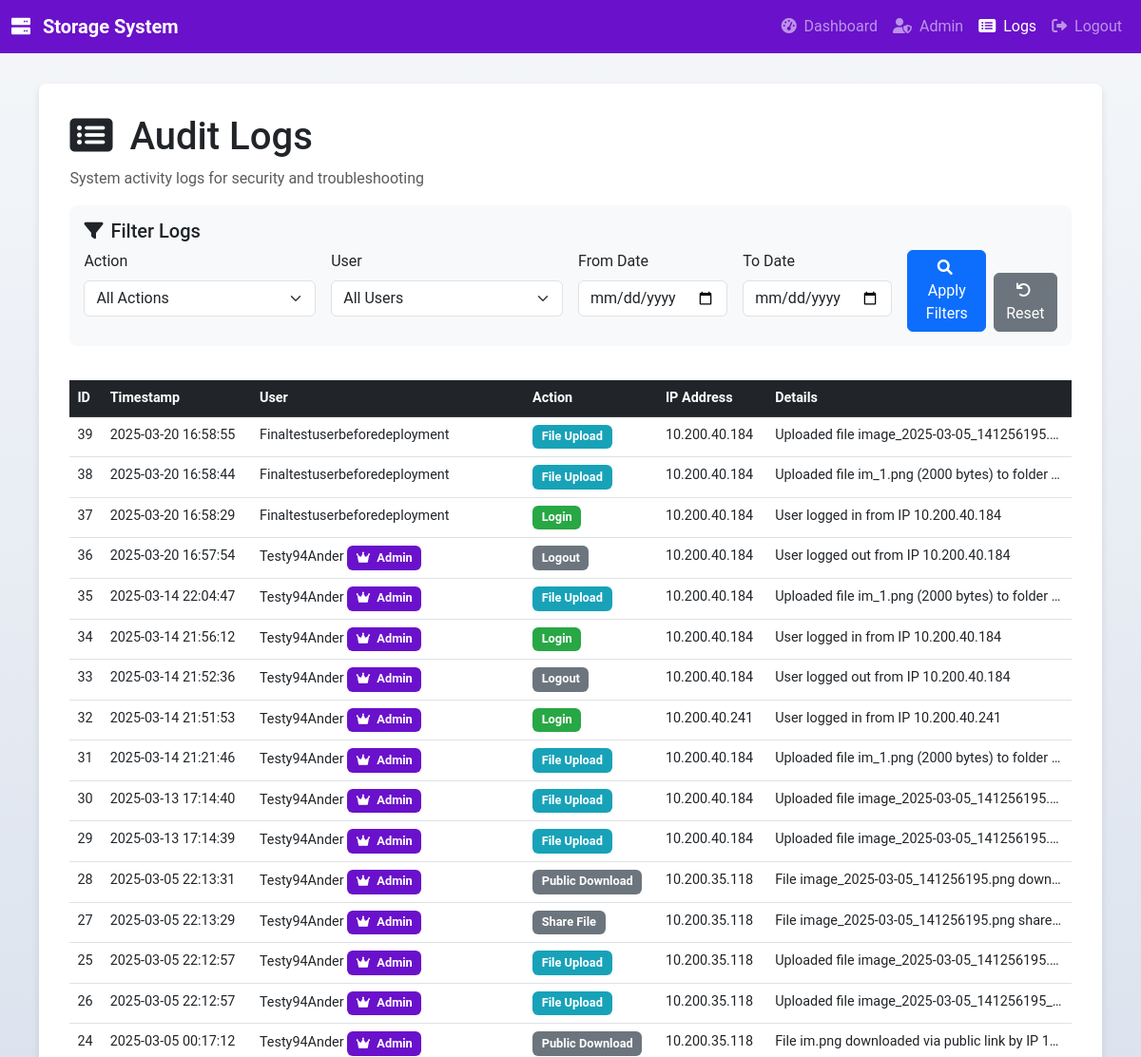
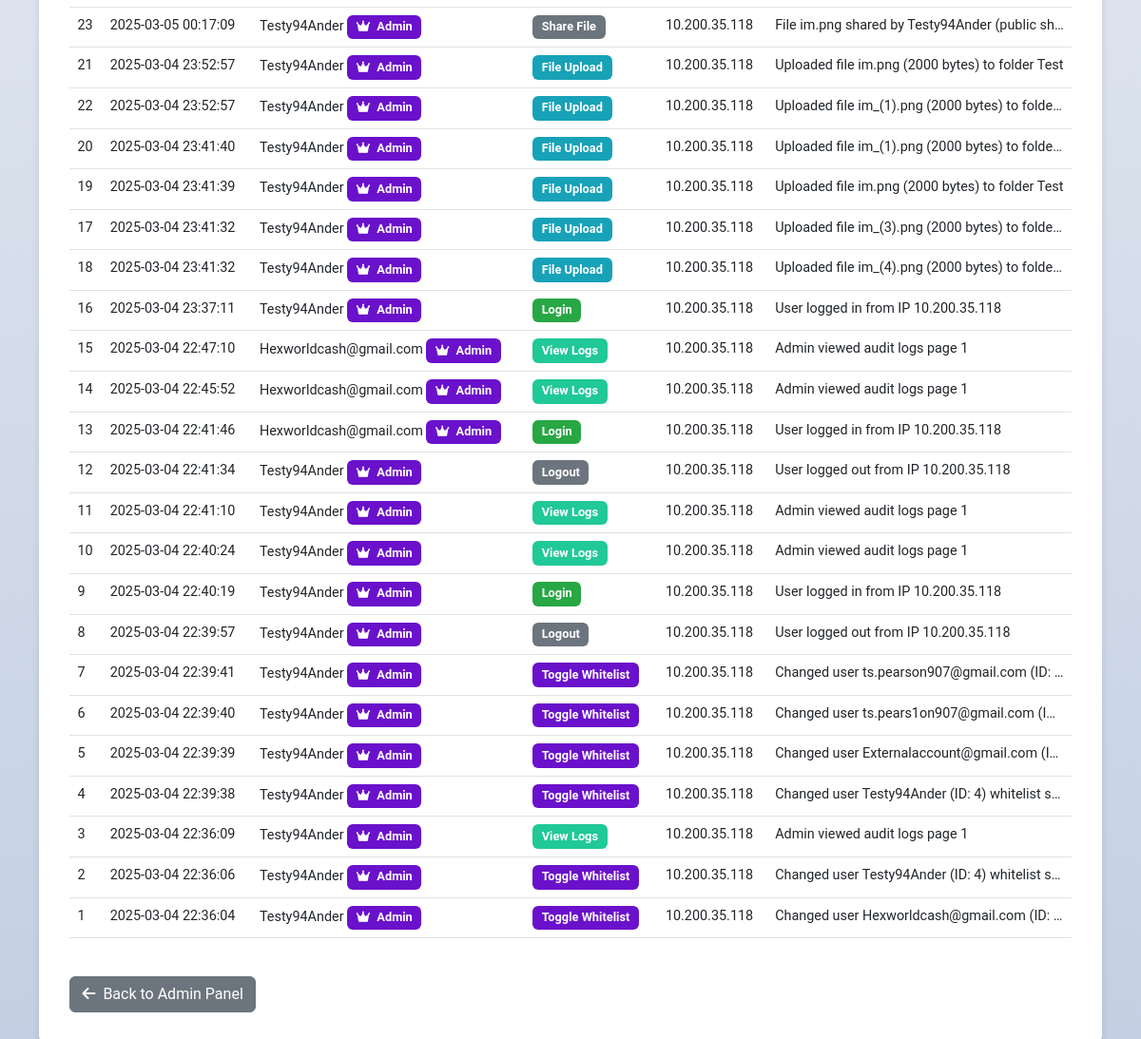
The page /admin/logs (signed in) on the database its author committed (2 pictures, top to bottom).
### app/models.py (models this page shows, shortened)
class AuditLog(db.Model):
    __tablename__ = 'AuditLog'
    id = db.Column(db.Integer, primary_key=True)
    timestamp = db.Column(db.DateTime, default=db.func.now())
    user_id = db.Column(db.Integer, db.ForeignKey('User.id'), nullable=False)
    action = db.Column(db.String(255), nullable=False)  # Type of action (login, upload, delete, etc.)
    details = db.Column(db.Text, nullable=True)  # Additional details about the action
    ip_address = db.Column(db.String(45), nullable=True)  # Store IP address (IPv4 or IPv6)
    user = db.relationship('User', backref=db.backref('audit_logs', lazy=True))

class User(db.Model, UserMixin):
    __tablename__ = 'User'
    id = db.Column(db.Integer, primary_key=True)
    username = db.Column(db.String(80), unique=True, nullable=False)
    email = db.Column(db.String(120), unique=True, nullable=False)
    password = db.Column(db.String(200), nullable=False)
    is_whitelisted = db.Column(db.Boolean, default=False)  # New field for whitelist status
    is_admin = db.Column(db.Boolean, default=False)  # Admin status flag

### app/routes.py (the view, shortened to what this page needs)
@main.route('/admin/logs', methods=['GET'])
@login_required
def admin_logs():
    if not current_user.is_admin:
        flash('You do not have permission to access this page.', 'danger')
        log_audit_event('access_denied', f"Non-admin user attempted to access audit logs")
        return redirect(url_for('main.dashboard'))
    page = request.args.get('page', 1, type=int)
    per_page = 50  # Number of logs per page
    action_filter = request.args.get('action', '')
    user_filter = request.args.get('user_id', '', type=str)
    date_from = request.args.get('date_from', '')
    date_to = request.args.get('date_to', '')
    query = AuditLog.query.order_by(AuditLog.timestamp.desc())
    if action_filter:
        query = query.filter(AuditLog.action == action_filter)
    if user_filter:
        query = query.filter(AuditLog.user_id == user_filter)
    if date_from:
        try:
            date_from_obj = datetime.strptime(date_from, '%Y-%m-%d')
            query = query.filter(AuditLog.timestamp >= date_from_obj)
        except ValueError:
            flash('Invalid date format for From Date', 'warning')
    all_actions = db.session.query(AuditLog.action).distinct().all()
    actions = [action[0] for action in all_actions]
    all_users = User.query.all()
    logs = query.paginate(page=page, per_page=per_page, error_out=False)
    log_audit_event('view_logs', f"Admin viewed audit logs page {page}")
    return render_template('admin_logs.html',
                          logs=logs,
                          actions=actions,
                          users=all_users,
                          current_action=action_filter,
                          current_user_filter=user_filter,
                          date_from=date_from,
                          date_to=date_to)

### app/routes.py (called while the page is built)
def log_audit_event(action, details=None):
    try:
        if current_user.is_authenticated:
            ip_address = request.remote_addr
            audit_log = AuditLog(
                user_id=current_user.id,
                action=action,
                details=details,
                ip_address=ip_address
            )
            db.session.add(audit_log)
            db.session.commit()
            print(colored(f"AUDIT: {action} by {current_user.username} - {details}", "cyan"), file=sys.stderr)
    except Exception as e:
        print(colored(f"ERROR logging audit event: {str(e)}", "red"), file=sys.stderr)
        db.session.rollback()

### app/templates/admin_logs.html (shortened to what this page needs)
<!DOCTYPE html>
<html lang="en">
<head>
    <link href="https://cdn.jsdelivr.net/npm/bootstrap@5.3.0/dist/css/bootstrap.min.css" rel="stylesheet">
    <link href="https://cdnjs.cloudflare.com/ajax/libs/font-awesome/6.0.0-beta3/css/all.min.css" rel="stylesheet">
</head>
<body>
    <nav class="navbar navbar-expand-lg navbar-dark">
        <div class="container-fluid">
            <a class="navbar-brand" href="{{ url_for('main.dashboard') }}">
                <i class="fas fa-server me-2"></i>
                Storage System
            </a>
            <div class="collapse navbar-collapse" id="navbarNav">
                <ul class="navbar-nav ms-auto">
                    <li class="nav-item">
                        <a class="nav-link" href="{{ url_for('main.dashboard') }}">
                            <i class="fas fa-tachometer-alt me-1"></i>
                            Dashboard
                        </a>
                    </li>
                    <li class="nav-item">
                        <a class="nav-link" href="{{ url_for('main.admin_panel') }}">
                            <i class="fas fa-user-shield me-1"></i>
                            Admin
                        </a>
                    </li>
                    <li class="nav-item">
                        <a class="nav-link active" href="{{ url_for('main.admin_logs') }}">
                            <i class="fas fa-list-alt me-1"></i>
                            Logs
                        </a>
                    </li>
                    <li class="nav-item">
                        <a class="nav-link" href="{{ url_for('main.logout') }}">
                            <i class="fas fa-sign-out-alt me-1"></i>
                            Logout
                        </a>
                    </li>
                </ul>
            </div>
        </div>
    </nav>
    <div class="container-fluid">
        <div class="admin-panel">
            <h1>
                <i class="fas fa-list-alt me-2"></i>
                Audit Logs
            </h1>
            <p class="text-muted">System activity logs for security and troubleshooting</p>
            <div class="filter-section">
                <h5><i class="fas fa-filter me-2"></i>Filter Logs</h5>
                <form action="{{ url_for('main.admin_logs') }}" method="GET" class="row g-3">
                    <div class="col-md-3">
                        <label for="action" class="form-label">Action</label>
                        <select class="form-select" id="action" name="action">
                            <option value="">All Actions</option>
                        </select>
                    </div>
                    <div class="col-md-3">
                        <label for="user_id" class="form-label">User</label>
                        <select class="form-select" id="user_id" name="user_id">
                            <option value="">All Users</option>
                        </select>
                    </div>
                    <div class="col-md-2">
                        <label for="date_from" class="form-label">From Date</label>
                        <input type="date" class="form-control" id="date_from" name="date_from" value="{{ date_from }}">
                    </div>
                    <div class="col-md-2">
                        <label for="date_to" class="form-label">To Date</label>
                        <input type="date" class="form-control" id="date_to" name="date_to" value="{{ date_to }}">
                    </div>
                    <div class="col-md-2 d-flex align-items-end">
                        <button type="submit" class="btn btn-primary me-2">
                            <i class="fas fa-search me-1"></i> Apply Filters
                        </button>
                        <a href="{{ url_for('main.admin_logs') }}" class="btn btn-secondary">
                            <i class="fas fa-undo me-1"></i> Reset
                        </a>
                    </div>
                </form>
            </div>
            <div class="table-responsive">
                <table class="table table-hover log-table">
                    <thead class="table-dark">
                        <tr>
                            <th>ID</th>
                            <th>Timestamp</th>
                            <th>User</th>
                            <th>Action</th>
                            <th>IP Address</th>
                            <th>Details</th>
                        </tr>
                    </thead>
                    <tbody>
                        {% for log in logs.items %}
                            <tr>
                                <td>{{ log.id }}</td>
                                <td>{{ log.timestamp.strftime('%Y-%m-%d %H:%M:%S') }}</td>
                                <td>
                                    {% set log_user = users|selectattr('id', 'eq', log.user_id)|first %}
                                    {% if log_user %}
                                        {{ log_user.username }}
                                        {% if log_user.is_admin %}
                                        <span class="badge badge-admin">
                                            <i class="fas fa-crown me-1"></i>
                                            Admin
                                        </span>
                                        {% endif %}
                                    {% else %}
                                        User ID: {{ log.user_id }} (deleted)
                                    {% endif %}
                                </td>
                                <td>
                                    <span class="badge badge-{{ log.action }} {% if log.action not in ['login', 'logout', 'file_upload', 'toggle_whitelist', 'error', 'security_violation', 'access_denied', 'upload_blocked', 'upload_error', 'view_logs'] %}badge-default{% endif %}">
                                        {{ log.action | replace('_', ' ') | title }}
                                    </span>
                                </td>
                                <td>{{ log.ip_address }}</td>
                                <td class="log-details">{{ log.details }}</td>
                            </tr>
                        {% else %}
                            <tr>
                                <td colspan="6" class="text-center">No logs found matching your criteria</td>
                            </tr>
                        {% endfor %}
                    </tbody>
                </table>
            </div>
            <div class="mt-4">
                <a href="{{ url_for('main.admin_panel') }}" class="btn btn-secondary">
                    <i class="fas fa-arrow-left me-1"></i>
                    Back to Admin Panel
                </a>
            </div>
        </div>
    </div>
</body>
</html>

### app/templates/admin_logs.html (style rules this page uses)
body { font-family: 'Roboto', sans-serif; background: linear-gradient(to bottom, #f5f7fa, #c3cfe2); min-height: 100vh; }
.navbar { background: #6a11cb; color: white; }
.navbar .navbar-brand { font-weight: bold; color: white; }
.admin-panel { background: white; border-radius: 8px; box-shadow: 0 4px 8px rgba(0, 0, 0, 0.1); padding: 2rem; margin: 2rem auto; max-width: 95%; }
.table { margin-top: 1rem; }
.badge { font-size: 0.8rem; padding: 0.4rem 0.6rem; }
.badge-admin { background-color: #6a11cb; }
.filter-section { background-color: #f8f9fa; padding: 15px; border-radius: 8px; margin-bottom: 20px; }
.log-table { font-size: 0.9rem; }
.log-details { max-width: 300px; overflow: hidden; text-overflow: ellipsis; white-space: nowrap; }
.badge-login { background-color: #28a745; color: white; }
.badge-logout { background-color: #6c757d; color: white; }
.badge-file_upload { background-color: #17a2b8; color: white; }
.badge-toggle_whitelist { background-color: #6a11cb; color: white; }
.badge-view_logs { background-color: #20c997; color: white; }
.badge-default { background-color: #6c757d; color: white; }

### rows shown on the page
AuditLog: id "39", timestamp "2025-03-20 16:58:55", action "File Upload", ip_address "10.200.40.184", details "Uploaded file image_2025-03-05_141256195.…"
User: username "Finaltestuserbeforedeployment"
AuditLog: id "38", timestamp "2025-03-20 16:58:44", action "File Upload", ip_address "10.200.40.184", details "Uploaded file im_1.png (2000 bytes) to folder…"
AuditLog: id "37", timestamp "2025-03-20 16:58:29", action "Login", ip_address "10.200.40.184", details "User logged in from IP 10.200.40.184"
AuditLog: id "36", timestamp "2025-03-20 16:57:54", shows "Admin", action "Logout", ip_address "10.200.40.184", details "User logged out from IP 10.200.40.184"
User: username "Testy94Ander"
AuditLog: id "35", timestamp "2025-03-14 22:04:47", shows "Admin", action "File Upload", ip_address "10.200.40.184", details "Uploaded file im_1.png (2000 bytes) to folder…"
AuditLog: id "34", timestamp "2025-03-14 21:56:12", shows "Admin", action "Login", ip_address "10.200.40.184", details "User logged in from IP 10.200.40.184"
AuditLog: id "33", timestamp "2025-03-14 21:52:36", shows "Admin", action "Logout", ip_address "10.200.40.184", details "User logged out from IP 10.200.40.184"
AuditLog: id "32", timestamp "2025-03-14 21:51:53", shows "Admin", action "Login", ip_address "10.200.40.241", details "User logged in from IP 10.200.40.241"
AuditLog: id "31", timestamp "2025-03-14 21:21:46", shows "Admin", action "File Upload", ip_address "10.200.40.184", details "Uploaded file im_1.png (2000 bytes) to folder…"
AuditLog: id "30", timestamp "2025-03-13 17:14:40", shows "Admin", action "File Upload", ip_address "10.200.40.184", details "Uploaded file image_2025-03-05_141256195.…"
AuditLog: id "29", timestamp "2025-03-13 17:14:39", shows "Admin", action "File Upload", ip_address "10.200.40.184", details "Uploaded file image_2025-03-05_141256195.…"
AuditLog: id "28", timestamp "2025-03-05 22:13:31", shows "Admin", action "Public Download", ip_address "10.200.35.118", details "File image_2025-03-05_141256195.png down…"
AuditLog: id "27", timestamp "2025-03-05 22:13:29", shows "Admin", action "Share File", ip_address "10.200.35.118", details "File image_2025-03-05_141256195.png share…"
AuditLog: id "25", timestamp "2025-03-05 22:12:57", shows "Admin", action "File Upload", ip_address "10.200.35.118", details "Uploaded file image_2025-03-05_141256195.…"
AuditLog: id "26", timestamp "2025-03-05 22:12:57", shows "Admin", action "File Upload", ip_address "10.200.35.118", details "Uploaded file image_2025-03-05_141256195_…"
AuditLog: id "24", timestamp "2025-03-05 00:17:12", shows "Admin", action "Public Download", ip_address "10.200.35.118", details "File im.png downloaded via public link by IP 1…"
AuditLog: id "23", timestamp "2025-03-05 00:17:09", shows "Admin", action "Share File", ip_address "10.200.35.118", details "File im.png shared by Testy94Ander (public s…"
AuditLog: id "21", timestamp "2025-03-04 23:52:57", shows "Admin", action "File Upload", ip_address "10.200.35.118", details "Uploaded file im.png (2000 bytes) to folder Test"
AuditLog: id "22", timestamp "2025-03-04 23:52:57", shows "Admin", action "File Upload", ip_address "10.200.35.118", details "Uploaded file im_(1).png (2000 bytes) to folde…"
AuditLog: id "20", timestamp "2025-03-04 23:41:40", shows "Admin", action "File Upload", ip_address "10.200.35.118", details "Uploaded file im_(1).png (2000 bytes) to folde…"
AuditLog: id "19", timestamp "2025-03-04 23:41:39", shows "Admin", action "File Upload", ip_address "10.200.35.118", details "Uploaded file im.png (2000 bytes) to folder Test"
AuditLog: id "17", timestamp "2025-03-04 23:41:32", shows "Admin", action "File Upload", ip_address "10.200.35.118", details "Uploaded file im_(3).png (2000 bytes) to folde…"
AuditLog: id "18", timestamp "2025-03-04 23:41:32", shows "Admin", action "File Upload", ip_address "10.200.35.118", details "Uploaded file im_(4).png (2000 bytes) to folde…"
AuditLog: id "16", timestamp "2025-03-04 23:37:11", shows "Admin", action "Login", ip_address "10.200.35.118", details "User logged in from IP 10.200.35.118"
AuditLog: id "15", timestamp "2025-03-04 22:47:10", shows "Admin", action "View Logs", ip_address "10.200.35.118", details "Admin viewed audit logs page 1"
User: username "Hexworldcash@gmail.com"
AuditLog: id "14", timestamp "2025-03-04 22:45:52", shows "Admin", action "View Logs", ip_address "10.200.35.118", details "Admin viewed audit logs page 1"
AuditLog: id "13", timestamp "2025-03-04 22:41:46", shows "Admin", action "Login", ip_address "10.200.35.118", details "User logged in from IP 10.200.35.118"
AuditLog: id "12", timestamp "2025-03-04 22:41:34", shows "Admin", action "Logout", ip_address "10.200.35.118", details "User logged out from IP 10.200.35.118"
AuditLog: id "11", timestamp "2025-03-04 22:41:10", shows "Admin", action "View Logs", ip_address "10.200.35.118", details "Admin viewed audit logs page 1"
AuditLog: id "10", timestamp "2025-03-04 22:40:24", shows "Admin", action "View Logs", ip_address "10.200.35.118", details "Admin viewed audit logs page 1"
AuditLog: id "9", timestamp "2025-03-04 22:40:19", shows "Admin", action "Login", ip_address "10.200.35.118", details "User logged in from IP 10.200.35.118"
AuditLog: id "8", timestamp "2025-03-04 22:39:57", shows "Admin", action "Logout", ip_address "10.200.35.118", details "User logged out from IP 10.200.35.118"
AuditLog: id "7", timestamp "2025-03-04 22:39:41", shows "Admin", action "Toggle Whitelist", ip_address "10.200.35.118", details "Changed user ts.pearson907@gmail.com (ID:…"
AuditLog: id "6", timestamp "2025-03-04 22:39:40", shows "Admin", action "Toggle Whitelist", ip_address "10.200.35.118", details "Changed user ts.pears1on907@gmail.com (I…"
AuditLog: id "5", timestamp "2025-03-04 22:39:39", shows "Admin", action "Toggle Whitelist", ip_address "10.200.35.118", details "Changed user Externalaccount@gmail.com (I…"
AuditLog: id "4", timestamp "2025-03-04 22:39:38", shows "Admin", action "Toggle Whitelist", ip_address "10.200.35.118", details "Changed user Testy94Ander (ID: 4) whitelist s…"
AuditLog: id "3", timestamp "2025-03-04 22:36:09", shows "Admin", action "View Logs", ip_address "10.200.35.118", details "Admin viewed audit logs page 1"
AuditLog: id "2", timestamp "2025-03-04 22:36:06", shows "Admin", action "Toggle Whitelist", ip_address "10.200.35.118", details "Changed user Testy94Ander (ID: 4) whitelist s…"
AuditLog: id "1", timestamp "2025-03-04 22:36:04", shows "Admin", action "Toggle Whitelist", ip_address "10.200.35.118", details "Changed user Hexworldcash@gmail.com (ID:…"
